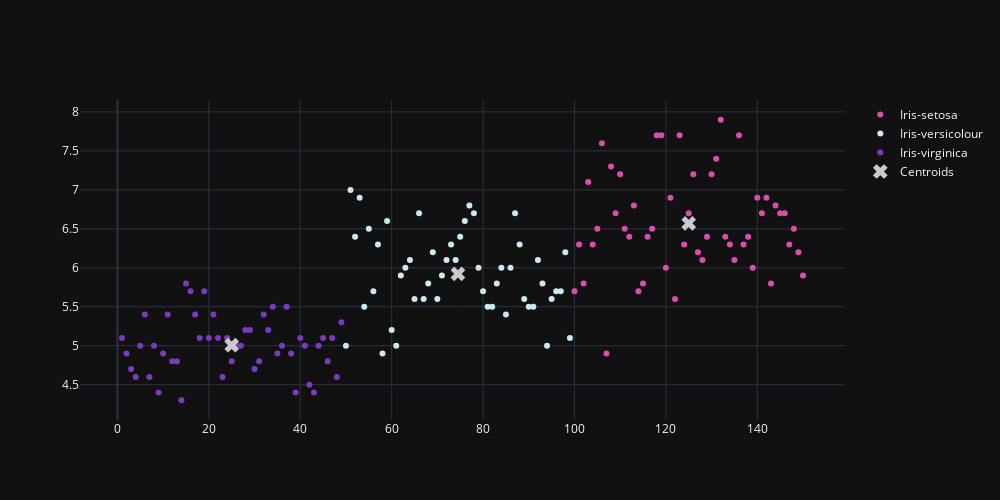

Notebook code for this chart:
### Code cell
fig = go.Figure()
fig.add_trace(go.Scatter(
    x=X[y_kmeans == 0, 0], y=X[y_kmeans == 0, 1],
    mode='markers',marker_color='#DB4CB2',name='Iris-setosa'
))

fig.add_trace(go.Scatter(
    x=X[y_kmeans == 1, 0], y=X[y_kmeans == 1, 1],
    mode='markers',marker_color='#c9e9f6',name='Iris-versicolour'
))

fig.add_trace(go.Scatter(
    x=X[y_kmeans == 2, 0], y=X[y_kmeans == 2, 1],
    mode='markers',marker_color='#7D3AC1',name='Iris-virginica'
))

fig.add_trace(go.Scatter(
    x=centroids[:, 0], y=centroids[:,1],
    mode='markers',marker_color='#CAC9CD',marker_symbol=4,marker_size=13,name='Centroids'
))
fig.update_layout(template='plotly_dark',width=1000, height=500,)

### Figure 1 — Plotly figure (JSON) as saved in the notebook; plotly's stock layout.template omitted (floating-point values rounded to 4 significant figures)
{"data": [{"marker": {"color": "#DB4CB2"}, "mode": "markers", "name": "Iris-setosa", "type": "scatter", "x": [100, 101, 102, 103, 104, 105, 106, 107, 108, 109, 110, 111, 112, 113, 114, 115, 116, 117, 118, 119, 120, 121, 122, 123, 124, 125, 126, 127, 128, 129, 130, 131, 132, 133, 134, 135, 136, 137, 138, 139, 140, 141, 142, 143, 144, 145, 146, 147, 148, 149, 150], "y": [5.7, 6.3, 5.8, 7.1, 6.3, 6.5, 7.6, 4.9, 7.3, 6.7, 7.2, 6.5, 6.4, 6.8, 5.7, 5.8, 6.4, 6.5, 7.7, 7.7, 6, 6.9, 5.6, 7.7, 6.3, 6.7, 7.2, 6.2, 6.1, 6.4, 7.2, 7.4, 7.9, 6.4, 6.3, 6.1, 7.7, 6.3, 6.4, 6, 6.9, 6.7, 6.9, 5.8, 6.8, 6.7, 6.7, 6.3, 6.5, 6.2, 5.9]}, {"marker": {"color": "#c9e9f6"}, "mode": "markers", "name": "Iris-versicolour", "type": "scatter", "x": [50, 51, 52, 53, 54, 55, 56, 57, 58, 59, 60, 61, 62, 63, 64, 65, 66, 67, 68, 69, 70, 71, 72, 73, 74, 75, 76, 77, 78, 79, 80, 81, 82, 83, 84, 85, 86, 87, 88, 89, 90, 91, 92, 93, 94, 95, 96, 97, 98, 99], "y": [5, 7, 6.4, 6.9, 5.5, 6.5, 5.7, 6.3, 4.9, 6.6, 5.2, 5, 5.9, 6, 6.1, 5.6, 6.7, 5.6, 5.8, 6.2, 5.6, 5.9, 6.1, 6.3, 6.1, 6.4, 6.6, 6.8, 6.7, 6, 5.7, 5.5, 5.5, 5.8, 6, 5.4, 6, 6.7, 6.3, 5.6, 5.5, 5.5, 6.1, 5.8, 5, 5.6, 5.7, 5.7, 6.2, 5.1]}, {"marker": {"color": "#7D3AC1"}, "mode": "markers", "name": "Iris-virginica", "type": "scatter", "x": [1, 2, 3, 4, 5, 6, 7, 8, 9, 10, 11, 12, 13, 14, 15, 16, 17, 18, 19, 20, 21, 22, 23, 24, 25, 26, 27, 28, 29, 30, 31, 32, 33, 34, 35, 36, 37, 38, 39, 40, 41, 42, 43, 44, 45, 46, 47, 48, 49], "y": [5.1, 4.9, 4.7, 4.6, 5, 5.4, 4.6, 5, 4.4, 4.9, 5.4, 4.8, 4.8, 4.3, 5.8, 5.7, 5.4, 5.1, 5.7, 5.1, 5.4, 5.1, 4.6, 5.1, 4.8, 5, 5, 5.2, 5.2, 4.7, 4.8, 5.4, 5.2, 5.5, 4.9, 5, 5.5, 4.9, 4.4, 5.1, 5, 4.5, 4.4, 5, 5.1, 4.8, 5.1, 4.6, 5.3]}, {"marker": {"color": "#CAC9CD", "size": 13, "symbol": 4}, "mode": "markers", "name": "Centroids", "type": "scatter", "x": [125, 74.5, 25.0], "y": [6.571, 5.922, 5.006]}], "layout": {"height": 500, "width": 1000}}
